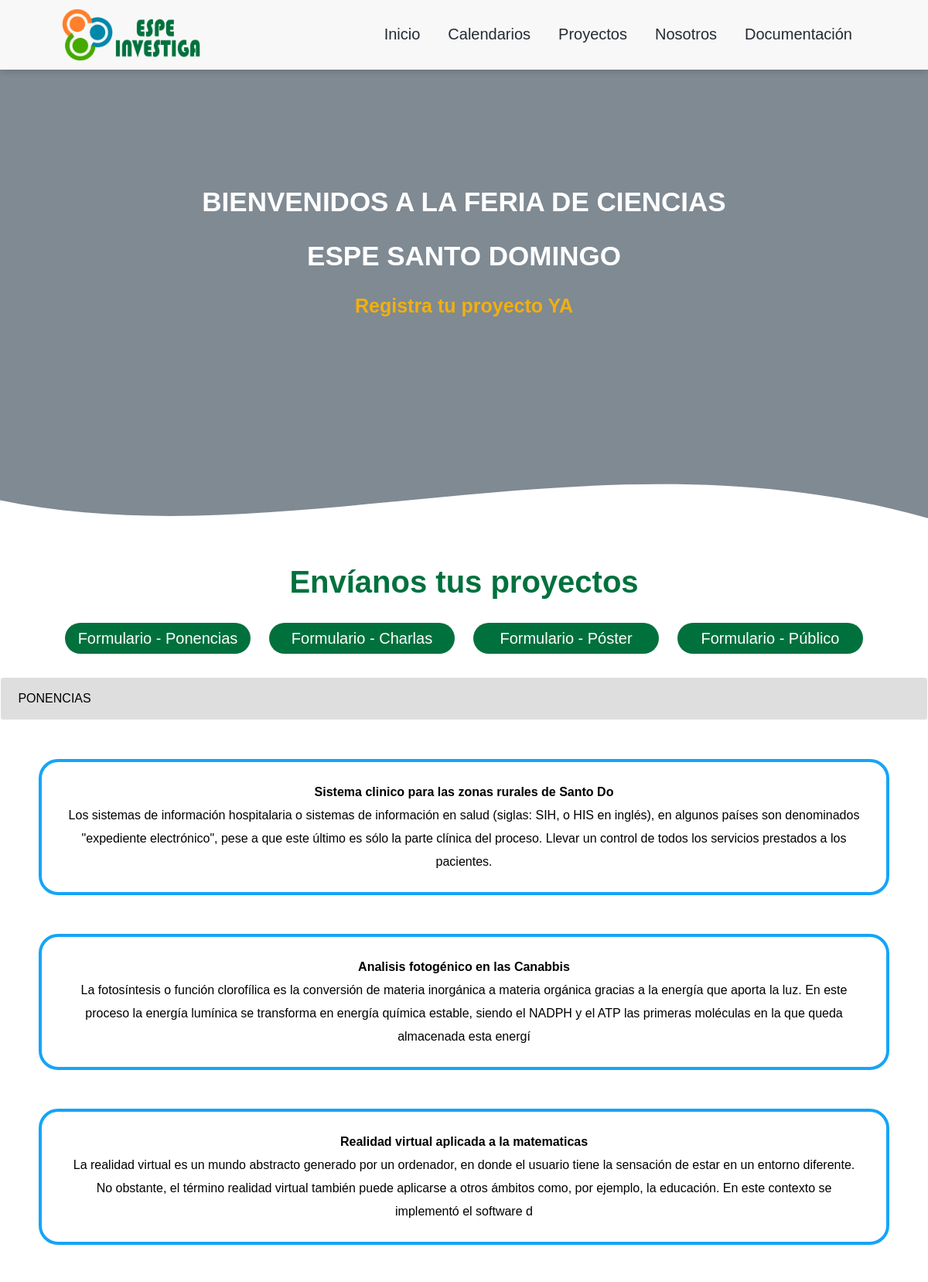
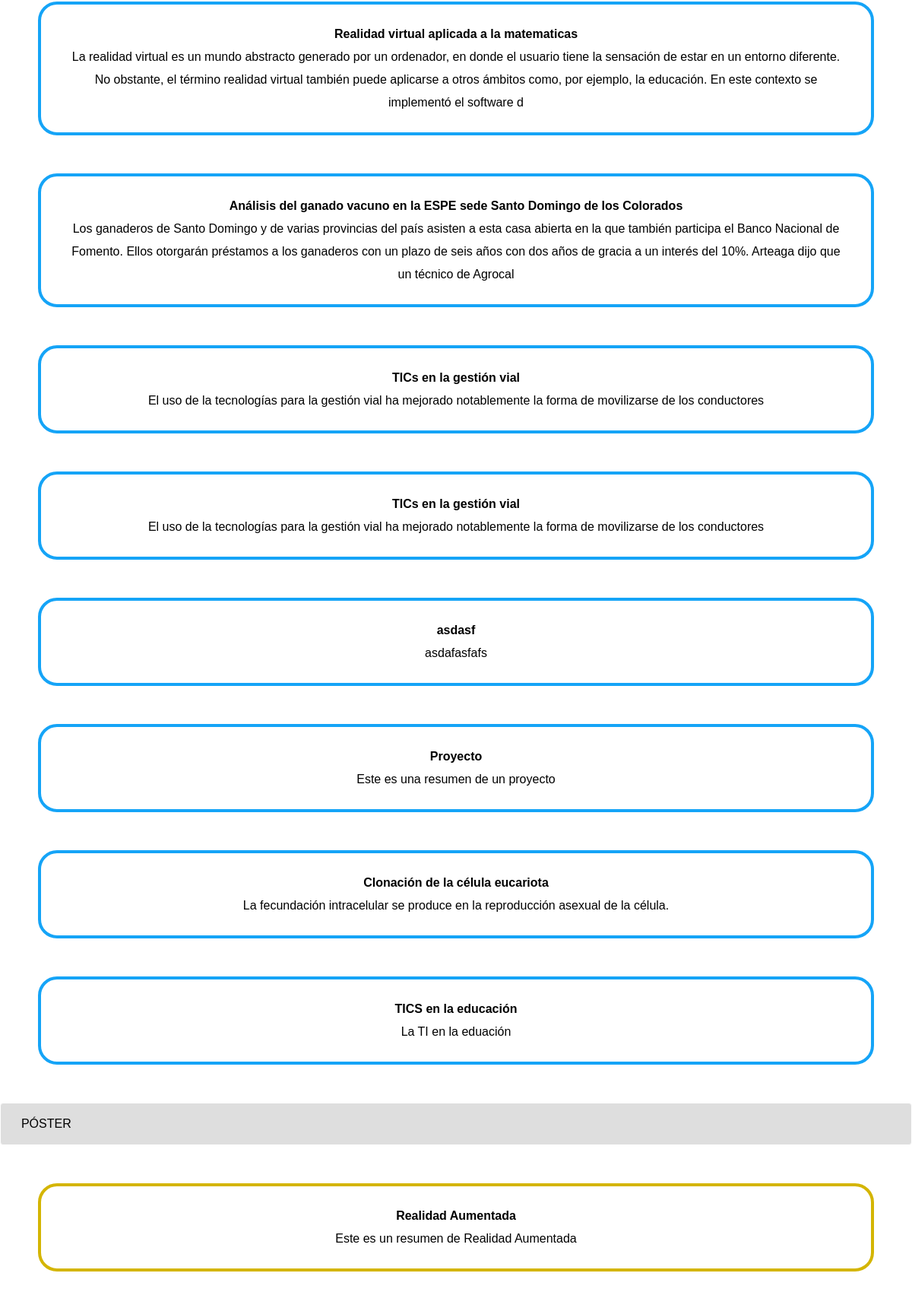
/proyectos.php (upper part), run on the app's committed database (2 pictures, top to bottom).
### tables this page shows
CREATE TABLE `ponente_ponencia` (
  `ID_PONENCIA` int(11) NOT NULL,
  `ID_CARRERA` int(11) DEFAULT NULL,
  `NOMBRE_PONENCIA` varchar(20) NOT NULL,
  `APELLIDO_PONENCIA` varchar(20) NOT NULL,
  `CEDULA_PONENCIA` varchar(10) NOT NULL,
  `CURSO_PONENCIA` varchar(20) NOT NULL,
  `CORREOPER_PONENCIA` varchar(30) NOT NULL,
  `CORREOINS_PONENCIA` varchar(30) NOT NULL,
  `LINK_PONENCIA` varchar(200) NOT NULL,
  `TITULO_PONENCIA` varchar(150) NOT NULL,
  `RESUMEN_PONENCIA` varchar(300) NOT NULL,
  `FECHAPRE_PONENCIA` datetime DEFAULT NULL
);

CREATE TABLE `ponente_poster` (
  `ID_POSTER` int(11) NOT NULL,
  `ID_CARRERA` int(11) DEFAULT NULL,
  `NOMBRE_POSTER` varchar(20) NOT NULL,
  `APELLIDO_POSTER` varchar(20) NOT NULL,
  `CEDULA_POSTER` varchar(10) NOT NULL,
  `CURSO_POSTER` varchar(20) NOT NULL,
  `CORREOPER_POSTER` varchar(30) NOT NULL,
  `CORREOINS_POSTER` varchar(30) NOT NULL,
  `TITULO_POSTER` varchar(100) NOT NULL,
  `RESUMEN_POSTER` varchar(300) NOT NULL,
  `FECHAPRE_POSTER` datetime DEFAULT NULL,
  `LINK_POSTER` varchar(250) NOT NULL
);

### proyectos.php (the view, shortened to what this page needs)
<?php
require_once 'conexion.php';
?>
<!DOCTYPE html>
<html lang="es">
<head>
  <link rel="stylesheet" href="css/styles.css">
  <link rel="stylesheet" href="css/styles-proyectos.css">
</head>
<body>
  <header">
    <nav class="menu">
      <div class="logo">
        <a href="index.php"><img src="img/logo.png"></a>
      </div>
      <div class="list-container">
        <ul class="lists">
          <li><a href="index.php">Inicio</a></li>
          <li><a href="calendarios.php">Calendarios</a></li>
          <li><a href="proyectos.php">Proyectos</a></li>
          <li><a href="nosotros.php">Nosotros</a></li>
          <li><a href="formatos.php">Documentación</a></li>
        </ul>
      </div>
    </nav>
    <section class="banner">
      <div class="banner-content1">
        <h1>BIENVENIDOS A LA FERIA DE CIENCIAS</h1>
        <h1>ESPE SANTO DOMINGO</h1>
        <h2>Registra tu proyecto YA<h2>
      </div>
    </section>
    <main>
      <section>
        <div class="contenido-proyectos">
          <h2>Envíanos tus proyectos</h2><br />
      <section>
        <div class="boton-proyectos">
          <input class="botones" type="button" value="Formulario - Ponencias" onclick="mostrarp()">
          <input class="botones" type="button" value="Formulario - Charlas" onclick="mostrarj()">
          <input class="botones" type="button" value="Formulario - Póster" onclick="mostrarpo()">
          <input class="botones" type="button" value="Formulario - Público" onclick="mostrarpu()">
        </div>
      </section>
        <div id="campo-ponencia">
        <p id="abierto-ponencia">&nbsp;PONENCIAS</p>
            <?php
                $query4 = 'SELECT * FROM ponente_ponencia';
                $result = mysqli_query($conn,$query4);
                if($result->num_rows >= 0){
                  while($row = $result -> fetch_assoc()){
                    echo '<div class="boxes1">';
                    echo '<div class="ponenc">';
                    echo '<strong> '. $row['TITULO_PONENCIA'] .'</strong>' . '</br>' ;
                    echo $row['RESUMEN_PONENCIA']. '</br>' ;
                    echo '</div>';
                    echo '</div>';
                  }
                  }else{
                  echo '<p><em> No existe ponente registrado </em></p>';
                }
                echo'</div>';
            ?>
        </div>
          <div id="campo-poster">
            <p id="abierto-poster">&nbsp; PÓSTER</p>
            <?php
                $query5 = 'SELECT * FROM ponente_poster';
                $resultado = mysqli_query($conn,$query5);
                if($resultado->num_rows >= 0){
                  while($row = $resultado -> fetch_assoc()){
                    echo '<div class="boxes2">';
                    echo '<div class="poster">';
                    echo '<strong> '. $row['TITULO_POSTER'] .'</strong>' . '</br>' ;
                    echo $row['RESUMEN_POSTER']. '</br>' ;
                    echo '</div>';
                    echo '</div>';
                  }
                  }else{
                  echo '<p><em> No existe ponente registrado </em></p>';
                }
                echo'</div>';
            ?>
      </section><br />
    </main>
</body>
</html>

### css/styles.css (style rules this page uses)
* { margin:0; padding: 0; box-sizing: border-box; }
body { background: #ffff; overflow-x: hidden; font-family: 'Montserrat', sans-serif; }
h2 { font-size: 40px; font-weight: bold; color: #00713d; text-align: center; }
.menu { position: fixed; top:0; left: 0; padding: 0 80px; width: 100%; height: 90px; background: rgba(248, 248, 248, 0.884); border-bottom: 1px solid transparent; box-shadow: 1px 1px 10px 0 rgba(0, 0, 0, 0.2); display: flex; justify-content: space-between; align-items: center; z-index: 9999; }
.menu .logo { height: 68px; }
.menu .logo img { height: 100%;; }
.menu .list-container { font-weight: 400; }
.menu .list-container ul { display: flex; }
.menu .list-container ul li { list-style: none; }
.menu .list-container ul li a { text-decoration: none; margin: 0px 10px; padding:8px; color: #252a34; transition: 0.3s; font-size: 20px; }
.banner { margin-top: 90px; position: relative; width: 100%; height: 100vh; background-size: cover; background-position: center; transition: all .1s ease-in-out; animation: banner 10s infinite linear; }

### css/styles-proyectos.css (style rules this page uses)
body { background: #ffff; overflow-x: hidden; font-family: 'Montserrat', sans-serif; }
.banner { margin-top: 90px; position: relative; width: 100%; height: 80vh; background-size: cover; background-position: center; transition: all .1s ease-in-out; animation: banner 10s infinite linear; }
.banner-content1 { margin: 0; padding: 0; width: 100%; height: 100%; color: #ffff; background-color: rgba(0, 22, 40, 0.5); display: flex; flex-direction: column; justify-content: center; align-items: center; }
.banner-content1 h1 { padding-bottom: 30px; font-size: 35px; text-align: center; }
.banner-content1 h2 { margin: 0; padding: 0; padding-bottom: 10px; font-size: 25px; color: #f2af0e; text-align: center; }
#abierto-ponencia, #abierto-poster, #abierto-charla { background: #1e1e1e25; color: black; cursor: pointer; padding: 18px; width: 100%; text-align: left; border: 1px solid white; border-radius: 4px; transition: 0.4s; outline: none; }
.boton-proyectos { width: 100%; display: flex; justify-content: center; }
.boton-proyectos input { margin: 12px; width: 240px; height: 40px; text-align: center; line-height: 40px; font-size: 20px; background: #00713d; border: none; outline: none; border-radius: 20px; color: #fff; cursor: pointer; transition: 0.5s; }
.boton-proyectos .botones { margin-top: 12px; width: 240px; height: 40px; text-align: center; line-height: 40px; font-size: 20px; background: #00713d; border: none; outline: none; border-radius: 20px; color: #fff; cursor: pointer; transition: 0.5s; }
input[type=button] { margin-top: 12px; width: 120px; height: 40px; text-align: center; line-height: 40px; font-size: 20px; background: #00713d; border: none; outline: none; border-radius: 20px; color: #fff; cursor: pointer; transition: 0.5s; }
.boxes1 { margin-top: 50px; margin: 50px; display: grid; grid-gap: 20px; grid-template-columns: repeat(auto-fit, minmax(200px, 1fr)); }
.ponenc { background: white; text-align: center; padding: 1.5rem 2rem; box-shadow: black; border: 4px solid #15a4f7; border-radius: 25px; line-height: 30px ; }
.boxes2 { margin-top: 50px; margin: 50px; display: grid; grid-gap: 20px; grid-template-columns: repeat(auto-fit, minmax(200px, 1fr)); }
.poster { background: white; text-align: center; padding: 1.5rem 2rem; box-shadow: black; border: 4px solid #d4b503; border-radius: 25px; line-height: 30px ; }

### data on the page
ponente_ponencia: TITULO_PONENCIA "Sistema clinico para las zonas rurales de Santo Do", RESUMEN_PONENCIA "Los sistemas de información hospitalaria o sistemas de información en salud (siglas: SIH, o HIS en inglés), en algunos países son denominados \"expediente electrónico\", pese a que este último es sólo la parte clínica del proceso. Llevar un control de todos los servicios prestados a los pacientes."
ponente_ponencia: TITULO_PONENCIA "Analisis fotogénico en las Canabbis", RESUMEN_PONENCIA "La fotosíntesis o función clorofílica es la conversión de materia inorgánica a materia orgánica gracias a la energía que aporta la luz. En este proceso la energía lumínica se transforma en energía química estable, siendo el NADPH y el ATP las primeras moléculas en la que queda almacenada esta energí"
ponente_ponencia: TITULO_PONENCIA "Realidad virtual aplicada a la matematicas", RESUMEN_PONENCIA "La realidad virtual es un mundo abstracto generado por un ordenador, en donde el usuario tiene la sensación de estar en un entorno diferente. No obstante, el término realidad virtual también puede aplicarse a otros ámbitos como, por ejemplo, la educación. En este contexto se implementó el software d"
ponente_ponencia: TITULO_PONENCIA "Realidad virtual aplicada a la matematicas", RESUMEN_PONENCIA "La realidad virtual es un mundo abstracto generado por un ordenador, en donde el usuario tiene la sensación de estar en un entorno diferente. No obstante, el término realidad virtual también puede aplicarse a otros ámbitos como, por ejemplo, la educación. En este contexto se implementó el software d"
ponente_ponencia: TITULO_PONENCIA "Análisis del ganado vacuno en la ESPE sede Santo Domingo de los Colorados", RESUMEN_PONENCIA "Los ganaderos de Santo Domingo y de varias provincias del país asisten a esta casa abierta en la que también participa el Banco Nacional de Fomento. Ellos otorgarán préstamos a los ganaderos con un plazo de seis años con dos años de gracia a un interés del 10%. Arteaga dijo que un técnico de Agrocal"
ponente_ponencia: TITULO_PONENCIA "TICs en la gestión vial", RESUMEN_PONENCIA "El uso de la tecnologías para la gestión vial ha mejorado notablemente la forma de movilizarse de los conductores"
ponente_ponencia: TITULO_PONENCIA "TICs en la gestión vial", RESUMEN_PONENCIA "El uso de la tecnologías para la gestión vial ha mejorado notablemente la forma de movilizarse de los conductores"
ponente_ponencia: TITULO_PONENCIA "asdasf", RESUMEN_PONENCIA "asdafasfafs"
ponente_ponencia: TITULO_PONENCIA "Proyecto", RESUMEN_PONENCIA "Este es una resumen de un proyecto"
ponente_ponencia: TITULO_PONENCIA "Clonación de la célula eucariota", RESUMEN_PONENCIA "La fecundación intracelular se produce en la reproducción asexual de la célula."
ponente_ponencia: TITULO_PONENCIA "TICS en la educación", RESUMEN_PONENCIA "La TI en la eduación"
ponente_poster: TITULO_POSTER "Realidad Aumentada", RESUMEN_POSTER "Este es un resumen de Realidad Aumentada"
